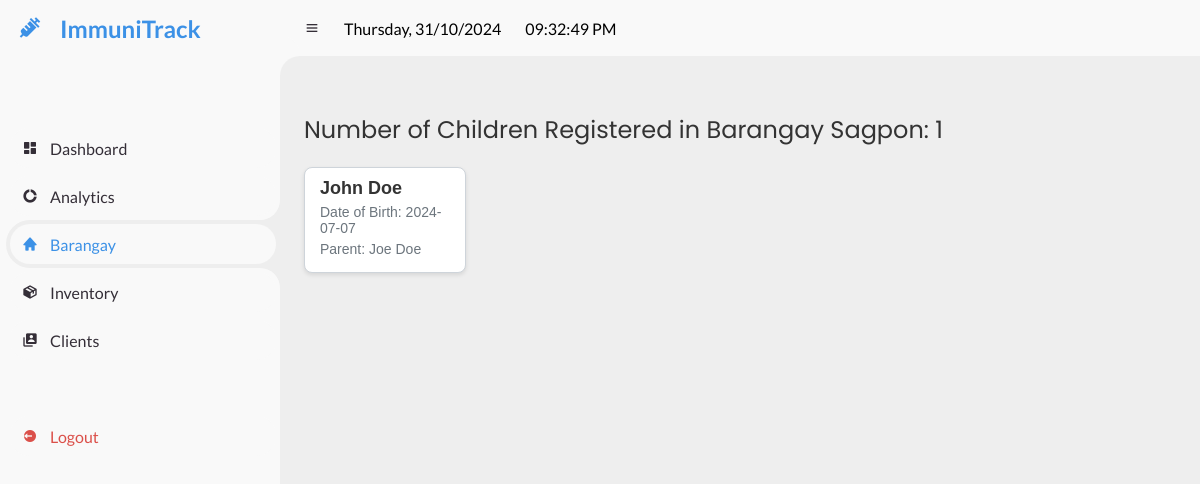
/registered-child.php?barangay_id=1 (signed in), run on the app's committed database.
### tables this page shows
CREATE TABLE `barangay` (
  `barangay_id` int(11) NOT NULL,
  `barangay_name` varchar(255) NOT NULL,
  `user_id` int(11) DEFAULT NULL
);

CREATE TABLE `children` (
  `id` int(11) NOT NULL,
  `first_name` varchar(50) DEFAULT NULL,
  `last_name` varchar(50) DEFAULT NULL,
  `date_of_birth` date DEFAULT NULL,
  `gender` enum('Male','Female') DEFAULT NULL,
  `parent_id` int(11) DEFAULT NULL,
  `barangay_id` int(11) DEFAULT NULL,
  `registration_date` datetime DEFAULT NULL,
  `age_of_registration` int(11) DEFAULT NULL
);

CREATE TABLE `parents` (
  `id` int(11) NOT NULL,
  `parent_name` varchar(255) NOT NULL,
  `address` varchar(255) NOT NULL,
  `phone_number` varchar(15) NOT NULL,
  `created_at` timestamp NOT NULL DEFAULT current_timestamp(),
  `updated_at` timestamp NOT NULL DEFAULT current_timestamp() ON UPDATE current_timestamp(),
  `username` varchar(255) DEFAULT NULL,
  `password` varchar(255) DEFAULT NULL,
  `parent_id` int(11) NOT NULL
);

### registered-child.php (the view, shortened to what this page needs)
<?php
$host = 'localhost';
$db = 'immuni_track';
$user = 'root';
$pass = '12345';
try {
    $pdo = new PDO("mysql:host=$host;dbname=$db;charset=utf8", $user, $pass);
    $pdo->setAttribute(PDO::ATTR_ERRMODE, PDO::ERRMODE_EXCEPTION);
} catch (PDOException $e) {
    echo 'Connection failed: ' . $e->getMessage();
    exit();
}
$barangay_id = isset($_GET['barangay_id']) ? intval($_GET['barangay_id']) : 0;
$barangay_query = "SELECT barangay_name FROM barangay WHERE barangay_id = ?";
$barangay_stmt = $pdo->prepare($barangay_query);
$barangay_stmt->execute([$barangay_id]);
$barangay = $barangay_stmt->fetch(PDO::FETCH_ASSOC);
$query = "SELECT c.id, c.first_name, c.last_name, c.date_of_birth, p.parent_name
          FROM children c
          JOIN parents p ON c.parent_id = p.id
          WHERE c.barangay_id = ?";
$stmt = $pdo->prepare($query);
$stmt->execute([$barangay_id]);
$children = $stmt->fetchAll(PDO::FETCH_ASSOC);
$currentDate = date('l, d/m/Y');
$totalChildren = count($children);
?>
<!DOCTYPE html>
<html lang="en">
<head>
    <link href='https://unpkg.com/boxicons@2.0.9/css/boxicons.min.css' rel='stylesheet'>
    <link rel="stylesheet" href="style.css">
</head>
<body>
    <section id="sidebar">
        <a href="#" class="brand">
            <i class='bx bxs-injection'></i>
            <span class="text">ImmuniTrack</span>
        </a>
        <ul class="side-menu top">
        <li class="">
        <a href="admin-dashboard.php">
            <i class='bx bxs-dashboard'></i>
            <span class="text">Dashboard</span>
        </a>
            <li>
                <a href="admin-analytics.php">
                    <i class='bx bxs-doughnut-chart'></i>
                    <span class="text">Analytics</span>
                </a>
            </li>
            <li class="active">
                <a href="admin-barangay.php">
                    <i class='bx bxs-home'></i>
                    <span class="text">Barangay</span>
                </a>
            </li>
            <li>
                <a href="admin-inventory.php">
                    <i class='bx bxs-package'></i>
                    <span class="text">Inventory</span>
                </a>
            </li>
            <li>
                <a href="admin-clients.php">
                    <i class='bx bxs-user-account'></i>
                    <span class="text">Clients</span>
                </a>
            </li>
        </ul>
        <ul class="side-menu">
            <li>
                <a href="logout-user.php" class="logout">
                    <i class='bx bxs-log-out-circle'></i>
                    <span class="text">Logout</span>
                </a>
            </li>
        </ul>
    </section>
    <section id="content">
        <nav>
            <i class='bx bx-menu'></i>
            <span class="date-time" id="date_now"><?php echo $currentDate; ?></span>
            <span id="current-time" class="clock ps-2 text-muted"></span>
        </nav>
        <main>
            <div class="header-text">Number of Children Registered in Barangay <?= htmlspecialchars($barangay['barangay_name']); ?>: <?= $totalChildren; ?></div>
            <ul class="children-list">
                <?php if ($totalChildren > 0): ?>
                    <?php foreach ($children as $child): ?>
                        <li class="child-item">
                            <div class="name"><?= htmlspecialchars($child['first_name']) . ' ' . htmlspecialchars($child['last_name']) ?></div>
                            <div class="info">Date of Birth: <?= htmlspecialchars($child['date_of_birth']) ?></div>
                            <div class="info">Parent: <?= htmlspecialchars($child['parent_name']) ?></div>
                        </li>
                    <?php endforeach; ?>
                <?php else: ?>
                    <p>No registered children found for this barangay.</p>
                <?php endif; ?>
            </ul>
        </main>
    </section>
</body>
</html>

### style.css (style rules this page uses)
* { margin: 0; padding: 0; box-sizing: border-box; }
a { text-decoration: none; }
li { list-style: none; }
:root { --poppins: 'Poppins', sans-serif; --lato: 'Lato', sans-serif; --light: #F9F9F9; --blue: #3C91E6; --light-blue: #CFE8FF; --grey: #eee; --dark-grey: #AAAAAA; --dark: #342E37; --red: #DB504A; --yellow: #FFCE26; --light-yellow: #FFF2C6; --orange: #FD7238; --light-orange: #FFE0D3; }
html { overflow-x: hidden; }
body { background: var(--grey); overflow-x: hidden; }
#sidebar { position: fixed; top: 0; left: 0; width: 280px; height: 100%; background: var(--light); z-index: 2000; font-family: var(--lato); transition: .3s ease; overflow-x: hidden; scrollbar-width: none; }
#sidebar .brand { font-size: 24px; font-weight: 700; height: 56px; display: flex; align-items: center; color: var(--blue); position: sticky; top: 0; left: 0; background: var(--light); z-index: 500; padding-bottom: 20px; box-sizing: content-box; }
#sidebar .brand .bx { min-width: 60px; display: flex; justify-content: center; }
#sidebar .side-menu { width: 100%; margin-top: 48px; }
#sidebar .side-menu li { height: 48px; background: transparent; margin-left: 6px; border-radius: 48px 0 0 48px; padding: 4px; }
#sidebar .side-menu li.active { background: var(--grey); position: relative; }
#sidebar .side-menu li.active::before { content: ''; position: absolute; width: 40px; height: 40px; border-radius: 50%; top: -40px; right: 0; box-shadow: 20px 20px 0 var(--grey); z-index: -1; }
#sidebar .side-menu li.active::after { content: ''; position: absolute; width: 40px; height: 40px; border-radius: 50%; bottom: -40px; right: 0; box-shadow: 20px -20px 0 var(--grey); z-index: -1; }
#sidebar .side-menu li a { width: 100%; height: 100%; background: var(--light); display: flex; align-items: center; border-radius: 48px; font-size: 16px; color: var(--dark); white-space: nowrap; overflow-x: hidden; }
#sidebar .side-menu.top li.active a { color: var(--blue); }
#sidebar .side-menu li a.logout { color: var(--red); }
#sidebar .side-menu li a .bx { min-width: calc(60px - ((4px + 6px) * 2)); display: flex; justify-content: center; }
#content { position: relative; width: calc(100% - 280px); left: 280px; transition: .3s ease; }
#content nav { height: 56px; background: var(--light); padding: 0 24px; display: flex; align-items: center; grid-gap: 24px; font-family: var(--lato); position: sticky; top: 0; left: 0; z-index: 1000; }
#content nav::before { content: ''; position: absolute; width: 40px; height: 40px; bottom: -40px; left: 0; border-radius: 50%; box-shadow: -20px -20px 0 var(--light); }
#content nav .bx.bx-menu { cursor: pointer; color: var(--dark); }
#content main { width: 100%; padding: 36px 24px; font-family: var(--poppins); max-height: calc(100vh - 56px); overflow-y: auto; }

### registered-child.php (style rules this page uses)
.children-list { margin-top: 20px; padding: 0; border-radius: 5px; display: grid; grid-template-columns: repeat(5, minmax(150px, 1fr)); gap: 15px; list-style: none; }
.child-item { border: 1px solid #ced4da; padding: 10px 15px; background-color: #ffffff; border-radius: 8px; transition: background-color 0.3s, box-shadow 0.3s; font-family: Arial, sans-serif; box-shadow: 0 2px 4px rgba(0, 0, 0, 0.1); text-align: left; }
.child-item .name { font-size: 18px; font-weight: bold; color: #333; margin-bottom: 5px; }
.child-item .info { font-size: 14px; color: #6c757d; margin-bottom: 5px; }
.header-text { font-size: 24px; font-weight: normal; color: #333; margin: 20px 0; text-align: left; }

### data on the page
barangay: barangay_name "Sagpon"
children: first_name "John", last_name "Doe", date_of_birth "2024-07-07", parent.parent_name "Joe Doe"

### other printed values
$totalChildren "1"
